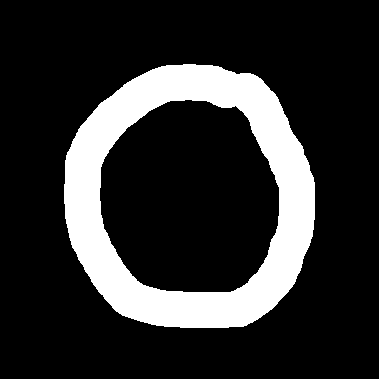
#> input picture Machine Learning/learn from Harry/digit0.bmp, 379 x 379 px; its folder holds only this picture in this run
$ jupyter execute --allow-errors 'MNIST Recognition from joblib.ipynb'
#> lines starting #> are read from the running program, lines starting #| are printed output that depends on the picture; after the words box and inside, x2 and y2 are one past the last pixel; in counts of white or black regions, pixels touching at a corner belong together
[cell 1]
# digit_recognition.py

import numpy as np
from skimage.transform import resize
from skimage.color import rgb2gray, rgba2rgb
from joblib import load
from skimage import img_as_ubyte
import skimage.io as io
import matplotlib.pyplot as plt
import glob

# Load the pre-trained model
#> (the rest of this cell did not finish here and is left out)

[cell 2]
def preprocess_image(image_path):
    """
    Function to load an image, convert to grayscale, resize it to 28x28,
    flatten it and prepare it for the model.
    """
    # Load the image
    image = io.imread(image_path)
#> image is the input picture: shape (379, 379, 4); mean R, G, B, A 46.1, 46.1, 46.1, 255
    # Convert to grayscale if it's a colored image
    if image.ndim == 3:
        if (image.shape[2]==3):
            image = rgb2gray(image)
        if (image.shape[2]==4):
            image = rgb2gray(rgba2rgb(image))
#> image: shape (379, 379) float64; values 0 (black) and 1 (white), 18.1% white; 1 white region, box (x1, y1, x2, y2) and area: (64, 64, 315, 328) 25973

    # Resize the image to 28x28 pixels
    resized_image = resize(image, (28, 28), anti_aliasing=True)
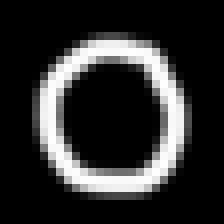
#> resized_image: shape (28, 28) float64 (shown 8 times larger); min 0, max 0.997, mean 0.181
    resized_image = img_as_ubyte(resized_image)

    # plt.imshow(resized_image)
    # plt.colorbar()
    # plt.show()
    # Flatten the image to a 1D array (28*28 = 784)
    flat_image = resized_image.flatten()
#> flat_image = 784 values, max 254 at index 179, min 0 at index 0, mean 46.09

    return flat_image

def predict_digit(image_path):
    """
    Function to predict the digit in the image using the pre-trained model.
    """
    # Preprocess the image
    flat_image = preprocess_image(image_path)

    # Reshape the flat image to match the model's expected input
    flat_image = flat_image.reshape(1, -1)

    # Use the loaded model to predict the digit
    prediction = model.predict(flat_image)

    return prediction[0]


$ run again, on Machine Learning/learn from Harry/digit4.bmp
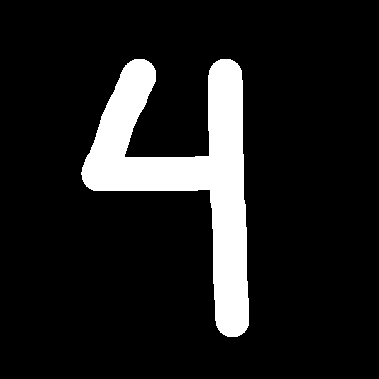
#> input picture Machine Learning/learn from Harry/digit4.bmp, 379 x 379 px
#> in preprocess_image, image is the input picture: shape (379, 379, 4); mean R, G, B, A 30.3, 30.3, 30.3, 255
#> image: shape (379, 379) float64; values 0 (black) and 1 (white), 11.9% white; 1 white region, box (x1, y1, x2, y2) and area: (81, 59, 249, 337) 17040
#> in preprocess_image, `resized_image = resize(image, (28, 28), anti_aliasing=True)`:
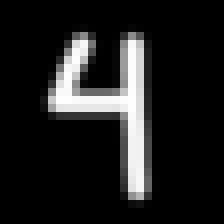
#> resized_image: shape (28, 28) float64 (shown 8 times larger); min 0, max 0.999, mean 0.119
#> in preprocess_image, `flat_image = resized_image.flatten()`: flat_image = 784 values, max 255 at index 344, min 0 at index 0, mean 30.21

$ run again, on Machine Learning/learn from Harry/digit5.bmp
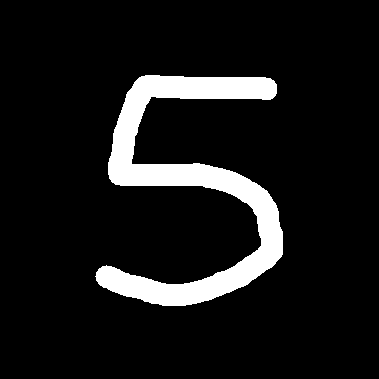
#> input picture Machine Learning/learn from Harry/digit5.bmp, 379 x 379 px
#> in preprocess_image, image is the input picture: shape (379, 379, 4); mean R, G, B, A 24.1, 24.1, 24.1, 255
#> image: shape (379, 379) float64; values 0 (black) and 1 (white), 9.5% white; 1 white region, box (x1, y1, x2, y2) and area: (95, 75, 283, 306) 13585
#> in preprocess_image, `resized_image = resize(image, (28, 28), anti_aliasing=True)`:
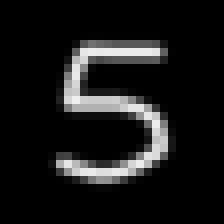
#> resized_image: shape (28, 28) float64 (shown 8 times larger); min 0, max 0.939, mean 0.0945
#> in preprocess_image, `flat_image = resized_image.flatten()`: flat_image = 784 values, max 239 at index 345, min 0 at index 0, mean 24.11

$ run again, on Machine Learning/learn from Harry/digit6.bmp
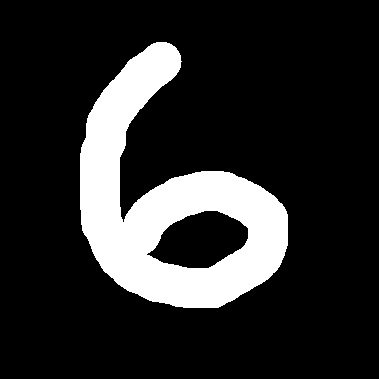
#> input picture Machine Learning/learn from Harry/digit6.bmp, 379 x 379 px
#> in preprocess_image, image is the input picture: shape (379, 379, 4); mean R, G, B, A 43, 43, 43, 255
#> image: shape (379, 379) float64; values 0 (black) and 1 (white), 16.9% white; 1 white region, box (x1, y1, x2, y2) and area: (80, 42, 288, 308) 24204
#> in preprocess_image, `resized_image = resize(image, (28, 28), anti_aliasing=True)`:
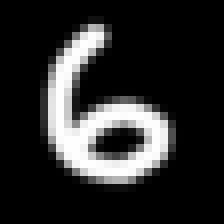
#> resized_image: shape (28, 28) float64 (shown 8 times larger); min 0, max 1, mean 0.168
#> in preprocess_image, `flat_image = resized_image.flatten()`: flat_image = 784 values, max 255 at index 150, min 0 at index 0, mean 42.97

$ run again, on Machine Learning/learn from Harry/digit1.bmp
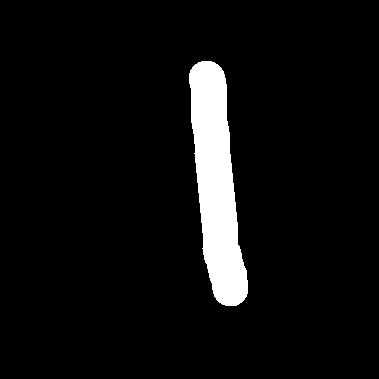
#> input picture Machine Learning/learn from Harry/digit1.bmp, 379 x 379 px
#> in preprocess_image, image is the input picture: shape (379, 379, 4); mean R, G, B, A 15.4, 15.4, 15.4, 255
#> image: shape (379, 379) float64; values 0 (black) and 1 (white), 6% white; 1 white region, box (x1, y1, x2, y2) and area: (189, 61, 248, 306) 8649
#> in preprocess_image, `resized_image = resize(image, (28, 28), anti_aliasing=True)`:
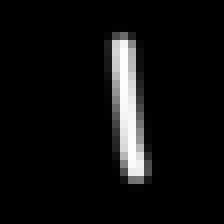
#> resized_image: shape (28, 28) float64 (shown 8 times larger); min 0, max 0.996, mean 0.0602
#> in preprocess_image, `flat_image = resized_image.flatten()`: flat_image = 784 values, max 254 at index 183, min 0 at index 0, mean 15.35
